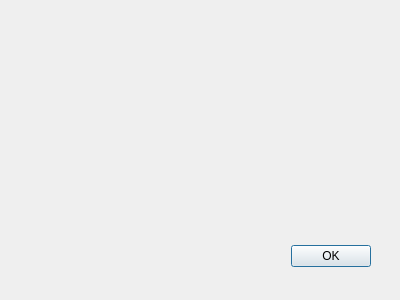
<?xml version="1.0" encoding="UTF-8"?>
<ui version="4.0">
 <class>SuccessDialog</class>
 <widget class="QDialog" name="SuccessDialog">
  <property name="geometry">
   <rect>
    <x>0</x>
    <y>0</y>
    <width>400</width>
    <height>300</height>
   </rect>
  </property>
  <property name="windowTitle">
   <string>Success</string>
  </property>
  <widget class="QDialogButtonBox" name="buttonBox">
   <property name="geometry">
    <rect>
     <x>30</x>
     <y>240</y>
     <width>341</width>
     <height>32</height>
    </rect>
   </property>
   <property name="orientation">
    <enum>Qt::Horizontal</enum>
   </property>
   <property name="standardButtons">
    <set>QDialogButtonBox::Ok</set>
   </property>
  </widget>
  <widget class="QLabel" name="label">
   <property name="geometry">
    <rect>
     <x>26</x>
     <y>66</y>
     <width>341</width>
     <height>131</height>
    </rect>
   </property>
   <property name="text">
    <string/>
   </property>
   <property name="wordWrap">
    <bool>true</bool>
   </property>
  </widget>
 </widget>
 <resources/>
 <connections>
  <connection>
   <sender>buttonBox</sender>
   <signal>rejected()</signal>
   <receiver>SuccessDialog</receiver>
   <slot>reject()</slot>
   <hints>
    <hint type="sourcelabel">
     <x>316</x>
     <y>260</y>
    </hint>
    <hint type="destinationlabel">
     <x>286</x>
     <y>274</y>
    </hint>
   </hints>
  </connection>
  <connection>
   <sender>buttonBox</sender>
   <signal>accepted()</signal>
   <receiver>SuccessDialog</receiver>
   <slot>accept()</slot>
   <hints>
    <hint type="sourcelabel">
     <x>248</x>
     <y>254</y>
    </hint>
    <hint type="destinationlabel">
     <x>157</x>
     <y>274</y>
    </hint>
   </hints>
  </connection>
 </connections>
</ui>
